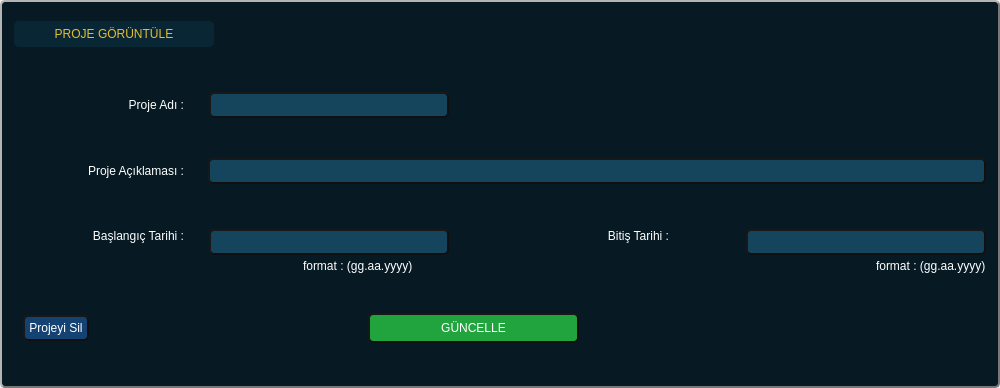
<?xml version="1.0" encoding="UTF-8"?>
<ui version="4.0">
 <class>TaskJamProjectInfo</class>
 <widget class="QDialog" name="TaskJamProjectInfo">
  <property name="geometry">
   <rect>
    <x>0</x>
    <y>0</y>
    <width>1000</width>
    <height>388</height>
   </rect>
  </property>
  <property name="minimumSize">
   <size>
    <width>1000</width>
    <height>350</height>
   </size>
  </property>
  <property name="maximumSize">
   <size>
    <width>1000</width>
    <height>388</height>
   </size>
  </property>
  <property name="windowTitle">
   <string>Dialog</string>
  </property>
  <property name="styleSheet">
   <string notr="true">*{
font: 1000 12pt &quot;Montserrat&quot;;
border : none ;
	color: rgb(255, 255, 255);
}
QWidget#AddTask{
background-color: rgb(7, 26, 35);
border-radius : 5px;
box-shadow: 15px 15px 15px 15px rgb(0, 0, 0);
border : 2px outset rgb(16, 16, 16);
}
QLineEdit{
background-color: rgb(20, 69, 93);
border-radius : 5px;
padding : 3px;
box-shadow: 15px 15px 15px 15px rgb(0, 0, 0);
border : 2px outset rgb(16, 16, 16);
}
QPushButton{
box-shadow: 15px 15px 15px 15px rgb(0, 0, 0);
border : 2px outset rgb(16, 16, 16);
}</string>
  </property>
  <layout class="QHBoxLayout" name="horizontalLayout_3">
   <property name="spacing">
    <number>0</number>
   </property>
   <property name="leftMargin">
    <number>0</number>
   </property>
   <property name="topMargin">
    <number>0</number>
   </property>
   <property name="rightMargin">
    <number>0</number>
   </property>
   <property name="bottomMargin">
    <number>0</number>
   </property>
   <item>
    <widget class="QFrame" name="main_frame">
     <property name="minimumSize">
      <size>
       <width>0</width>
       <height>0</height>
      </size>
     </property>
     <property name="styleSheet">
      <string notr="true">QFrame#main_frame{
background-color: rgb(7, 26, 35);
border-radius : 5px;
box-shadow: 15px 15px 15px 15px rgb(0, 0, 0);
border : 2px outset rgb(120, 120, 120);
}</string>
     </property>
     <property name="frameShape">
      <enum>QFrame::StyledPanel</enum>
     </property>
     <property name="frameShadow">
      <enum>QFrame::Raised</enum>
     </property>
     <layout class="QVBoxLayout" name="verticalLayout_4">
      <property name="spacing">
       <number>15</number>
      </property>
      <property name="leftMargin">
       <number>12</number>
      </property>
      <property name="topMargin">
       <number>12</number>
      </property>
      <property name="rightMargin">
       <number>12</number>
      </property>
      <property name="bottomMargin">
       <number>0</number>
      </property>
      <item alignment="Qt::AlignTop">
       <widget class="QFrame" name="addProject_header_freame">
        <property name="sizePolicy">
         <sizepolicy hsizetype="Preferred" vsizetype="Maximum">
          <horstretch>0</horstretch>
          <verstretch>0</verstretch>
         </sizepolicy>
        </property>
        <property name="frameShape">
         <enum>QFrame::StyledPanel</enum>
        </property>
        <property name="frameShadow">
         <enum>QFrame::Raised</enum>
        </property>
        <layout class="QHBoxLayout" name="horizontalLayout">
         <property name="leftMargin">
          <number>0</number>
         </property>
         <property name="topMargin">
          <number>7</number>
         </property>
         <property name="rightMargin">
          <number>0</number>
         </property>
         <property name="bottomMargin">
          <number>0</number>
         </property>
         <item>
          <widget class="QLabel" name="title_label">
           <property name="sizePolicy">
            <sizepolicy hsizetype="Maximum" vsizetype="Preferred">
             <horstretch>0</horstretch>
             <verstretch>0</verstretch>
            </sizepolicy>
           </property>
           <property name="minimumSize">
            <size>
             <width>200</width>
             <height>0</height>
            </size>
           </property>
           <property name="autoFillBackground">
            <bool>false</bool>
           </property>
           <property name="styleSheet">
            <string notr="true">color: rgb(229, 189, 48);
background-color: rgb(9, 38, 53);
border-radius : 5px;
padding : 6px;</string>
           </property>
           <property name="text">
            <string>PROJE GÖRÜNTÜLE</string>
           </property>
           <property name="alignment">
            <set>Qt::AlignCenter</set>
           </property>
          </widget>
         </item>
         <item alignment="Qt::AlignRight">
          <widget class="QFrame" name="winow_btn_frame">
           <property name="sizePolicy">
            <sizepolicy hsizetype="Maximum" vsizetype="Preferred">
             <horstretch>0</horstretch>
             <verstretch>0</verstretch>
            </sizepolicy>
           </property>
           <property name="frameShape">
            <enum>QFrame::StyledPanel</enum>
           </property>
           <property name="frameShadow">
            <enum>QFrame::Raised</enum>
           </property>
           <layout class="QHBoxLayout" name="horizontalLayout_2">
            <property name="spacing">
             <number>0</number>
            </property>
            <property name="leftMargin">
             <number>0</number>
            </property>
            <property name="topMargin">
             <number>0</number>
            </property>
            <property name="rightMargin">
             <number>0</number>
            </property>
            <property name="bottomMargin">
             <number>0</number>
            </property>
            <item>
             <widget class="QPushButton" name="exit_btn">
              <property name="sizePolicy">
               <sizepolicy hsizetype="Minimum" vsizetype="Minimum">
                <horstretch>0</horstretch>
                <verstretch>0</verstretch>
               </sizepolicy>
              </property>
              <property name="styleSheet">
               <string notr="true">border:none;</string>
              </property>
              <property name="text">
               <string/>
              </property>
              <property name="icon">
               <iconset resource="../assets/image.qrc">
                <normaloff>:/icons/icons/Ellipse 5.png</normaloff>:/icons/icons/Ellipse 5.png</iconset>
              </property>
              <property name="iconSize">
               <size>
                <width>20</width>
                <height>20</height>
               </size>
              </property>
             </widget>
            </item>
           </layout>
          </widget>
         </item>
        </layout>
       </widget>
      </item>
      <item alignment="Qt::AlignLeft">
       <widget class="QFrame" name="addProject_name_frame">
        <property name="frameShape">
         <enum>QFrame::StyledPanel</enum>
        </property>
        <property name="frameShadow">
         <enum>QFrame::Raised</enum>
        </property>
        <layout class="QHBoxLayout" name="horizontalLayout_9">
         <property name="spacing">
          <number>25</number>
         </property>
         <property name="leftMargin">
          <number>0</number>
         </property>
         <property name="topMargin">
          <number>0</number>
         </property>
         <property name="rightMargin">
          <number>0</number>
         </property>
         <property name="bottomMargin">
          <number>18</number>
         </property>
         <item alignment="Qt::AlignLeft">
          <widget class="QLabel" name="project_name_label">
           <property name="sizePolicy">
            <sizepolicy hsizetype="Maximum" vsizetype="Preferred">
             <horstretch>0</horstretch>
             <verstretch>0</verstretch>
            </sizepolicy>
           </property>
           <property name="minimumSize">
            <size>
             <width>170</width>
             <height>0</height>
            </size>
           </property>
           <property name="maximumSize">
            <size>
             <width>170</width>
             <height>16777215</height>
            </size>
           </property>
           <property name="text">
            <string>Proje Adı :</string>
           </property>
           <property name="alignment">
            <set>Qt::AlignRight|Qt::AlignTrailing|Qt::AlignVCenter</set>
           </property>
          </widget>
         </item>
         <item alignment="Qt::AlignLeft">
          <widget class="QLineEdit" name="project_name_lineEdit">
           <property name="minimumSize">
            <size>
             <width>240</width>
             <height>0</height>
            </size>
           </property>
           <property name="maximumSize">
            <size>
             <width>300</width>
             <height>16777215</height>
            </size>
           </property>
          </widget>
         </item>
        </layout>
       </widget>
      </item>
      <item>
       <widget class="QFrame" name="addProject_describe_frame">
        <property name="frameShape">
         <enum>QFrame::StyledPanel</enum>
        </property>
        <property name="frameShadow">
         <enum>QFrame::Raised</enum>
        </property>
        <layout class="QHBoxLayout" name="horizontalLayout_4">
         <property name="spacing">
          <number>24</number>
         </property>
         <property name="leftMargin">
          <number>0</number>
         </property>
         <property name="topMargin">
          <number>0</number>
         </property>
         <property name="rightMargin">
          <number>0</number>
         </property>
         <property name="bottomMargin">
          <number>29</number>
         </property>
         <item alignment="Qt::AlignLeft">
          <widget class="QLabel" name="project_describe_title">
           <property name="sizePolicy">
            <sizepolicy hsizetype="Maximum" vsizetype="Preferred">
             <horstretch>0</horstretch>
             <verstretch>0</verstretch>
            </sizepolicy>
           </property>
           <property name="minimumSize">
            <size>
             <width>170</width>
             <height>0</height>
            </size>
           </property>
           <property name="maximumSize">
            <size>
             <width>170</width>
             <height>16777215</height>
            </size>
           </property>
           <property name="text">
            <string>Proje Açıklaması :</string>
           </property>
           <property name="alignment">
            <set>Qt::AlignRight|Qt::AlignTrailing|Qt::AlignVCenter</set>
           </property>
          </widget>
         </item>
         <item>
          <widget class="QLineEdit" name="project_describe_lineEdit">
           <property name="minimumSize">
            <size>
             <width>0</width>
             <height>0</height>
            </size>
           </property>
           <property name="maximumSize">
            <size>
             <width>16777215</width>
             <height>16777215</height>
            </size>
           </property>
          </widget>
         </item>
        </layout>
       </widget>
      </item>
      <item>
       <widget class="QFrame" name="addProject_date_row_frame">
        <property name="frameShape">
         <enum>QFrame::StyledPanel</enum>
        </property>
        <property name="frameShadow">
         <enum>QFrame::Raised</enum>
        </property>
        <layout class="QHBoxLayout" name="horizontalLayout_5">
         <property name="spacing">
          <number>18</number>
         </property>
         <property name="leftMargin">
          <number>0</number>
         </property>
         <property name="topMargin">
          <number>0</number>
         </property>
         <property name="rightMargin">
          <number>0</number>
         </property>
         <property name="bottomMargin">
          <number>9</number>
         </property>
         <item alignment="Qt::AlignTop">
          <widget class="QLabel" name="start_date_label">
           <property name="sizePolicy">
            <sizepolicy hsizetype="Maximum" vsizetype="Preferred">
             <horstretch>0</horstretch>
             <verstretch>0</verstretch>
            </sizepolicy>
           </property>
           <property name="minimumSize">
            <size>
             <width>170</width>
             <height>0</height>
            </size>
           </property>
           <property name="maximumSize">
            <size>
             <width>170</width>
             <height>16777215</height>
            </size>
           </property>
           <property name="text">
            <string>Başlangıç Tarihi :</string>
           </property>
           <property name="alignment">
            <set>Qt::AlignRight|Qt::AlignTrailing|Qt::AlignVCenter</set>
           </property>
          </widget>
         </item>
         <item alignment="Qt::AlignLeft">
          <widget class="QFrame" name="frame_2">
           <property name="frameShape">
            <enum>QFrame::StyledPanel</enum>
           </property>
           <property name="frameShadow">
            <enum>QFrame::Raised</enum>
           </property>
           <layout class="QVBoxLayout" name="verticalLayout_3">
            <property name="spacing">
             <number>0</number>
            </property>
            <property name="leftMargin">
             <number>7</number>
            </property>
            <property name="topMargin">
             <number>0</number>
            </property>
            <property name="rightMargin">
             <number>0</number>
            </property>
            <property name="bottomMargin">
             <number>0</number>
            </property>
            <item alignment="Qt::AlignHCenter">
             <widget class="QLineEdit" name="starting_date_lineEdit">
              <property name="minimumSize">
               <size>
                <width>240</width>
                <height>0</height>
               </size>
              </property>
              <property name="maximumSize">
               <size>
                <width>240</width>
                <height>16777215</height>
               </size>
              </property>
              <property name="text">
               <string/>
              </property>
              <property name="alignment">
               <set>Qt::AlignLeading|Qt::AlignLeft|Qt::AlignVCenter</set>
              </property>
             </widget>
            </item>
            <item alignment="Qt::AlignRight">
             <widget class="QLabel" name="format_1">
              <property name="styleSheet">
               <string notr="true">font: 10pt &quot;Montserrat&quot;;</string>
              </property>
              <property name="text">
               <string>format : (gg.aa.yyyy)           </string>
              </property>
             </widget>
            </item>
           </layout>
          </widget>
         </item>
         <item alignment="Qt::AlignTop">
          <widget class="QLabel" name="end_date_label">
           <property name="sizePolicy">
            <sizepolicy hsizetype="Maximum" vsizetype="Preferred">
             <horstretch>0</horstretch>
             <verstretch>0</verstretch>
            </sizepolicy>
           </property>
           <property name="minimumSize">
            <size>
             <width>150</width>
             <height>0</height>
            </size>
           </property>
           <property name="maximumSize">
            <size>
             <width>150</width>
             <height>16777215</height>
            </size>
           </property>
           <property name="text">
            <string>Bitiş Tarihi :</string>
           </property>
           <property name="alignment">
            <set>Qt::AlignRight|Qt::AlignTrailing|Qt::AlignVCenter</set>
           </property>
          </widget>
         </item>
         <item>
          <widget class="QFrame" name="frame_3">
           <property name="frameShape">
            <enum>QFrame::StyledPanel</enum>
           </property>
           <property name="frameShadow">
            <enum>QFrame::Raised</enum>
           </property>
           <layout class="QVBoxLayout" name="verticalLayout_2">
            <property name="spacing">
             <number>0</number>
            </property>
            <property name="leftMargin">
             <number>0</number>
            </property>
            <property name="topMargin">
             <number>0</number>
            </property>
            <property name="rightMargin">
             <number>0</number>
            </property>
            <property name="bottomMargin">
             <number>0</number>
            </property>
            <item alignment="Qt::AlignRight">
             <widget class="QLineEdit" name="ending_date_lineEdit">
              <property name="minimumSize">
               <size>
                <width>240</width>
                <height>0</height>
               </size>
              </property>
              <property name="maximumSize">
               <size>
                <width>240</width>
                <height>16777215</height>
               </size>
              </property>
              <property name="text">
               <string/>
              </property>
             </widget>
            </item>
            <item alignment="Qt::AlignRight">
             <widget class="QLabel" name="format_2">
              <property name="autoFillBackground">
               <bool>false</bool>
              </property>
              <property name="styleSheet">
               <string notr="true">font: 10pt &quot;Montserrat&quot;;</string>
              </property>
              <property name="text">
               <string>format : (gg.aa.yyyy)</string>
              </property>
              <property name="wordWrap">
               <bool>true</bool>
              </property>
             </widget>
            </item>
           </layout>
          </widget>
         </item>
        </layout>
       </widget>
      </item>
      <item>
       <widget class="QFrame" name="addProject_footer_frame">
        <property name="frameShape">
         <enum>QFrame::StyledPanel</enum>
        </property>
        <property name="frameShadow">
         <enum>QFrame::Raised</enum>
        </property>
        <layout class="QHBoxLayout" name="horizontalLayout_7">
         <property name="spacing">
          <number>0</number>
         </property>
         <property name="rightMargin">
          <number>128</number>
         </property>
         <item>
          <widget class="QPushButton" name="project_dlete_btn">
           <property name="sizePolicy">
            <sizepolicy hsizetype="Maximum" vsizetype="Fixed">
             <horstretch>0</horstretch>
             <verstretch>0</verstretch>
            </sizepolicy>
           </property>
           <property name="styleSheet">
            <string notr="true">*{
background-color: rgb(20, 66, 114);
border-radius : 5px ;
font: 600 12pt &quot;Montserrat&quot;;
padding : 4px;
}
:hover{
background-color: rgb(9, 33, 44);
}</string>
           </property>
           <property name="text">
            <string>Projeyi Sil</string>
           </property>
           <property name="icon">
            <iconset resource="../assets/image.qrc">
             <normaloff>:/icons/icons/garbage.png</normaloff>:/icons/icons/garbage.png</iconset>
           </property>
           <property name="iconSize">
            <size>
             <width>20</width>
             <height>20</height>
            </size>
           </property>
          </widget>
         </item>
         <item alignment="Qt::AlignHCenter">
          <widget class="QPushButton" name="project_update_btnn">
           <property name="minimumSize">
            <size>
             <width>211</width>
             <height>0</height>
            </size>
           </property>
           <property name="maximumSize">
            <size>
             <width>211</width>
             <height>16777215</height>
            </size>
           </property>
           <property name="styleSheet">
            <string notr="true">QPushButton{
padding : 6px;
	background-color: rgb(33, 164, 62);
border-radius:5px;
font: 600 12pt &quot;Montserrat&quot;;
}

QPushButton:hover{
	background-color: rgb(0, 132, 28);
 }</string>
           </property>
           <property name="text">
            <string>GÜNCELLE</string>
           </property>
          </widget>
         </item>
        </layout>
       </widget>
      </item>
      <item alignment="Qt::AlignRight">
       <widget class="QLabel" name="status_label">
        <property name="sizePolicy">
         <sizepolicy hsizetype="Preferred" vsizetype="Maximum">
          <horstretch>0</horstretch>
          <verstretch>0</verstretch>
         </sizepolicy>
        </property>
        <property name="styleSheet">
         <string notr="true">color : rgb(195, 49, 49);</string>
        </property>
        <property name="text">
         <string/>
        </property>
       </widget>
      </item>
     </layout>
    </widget>
   </item>
  </layout>
 </widget>
 <resources>
  <include location="../assets/image.qrc"/>
 </resources>
 <connections/>
</ui>
